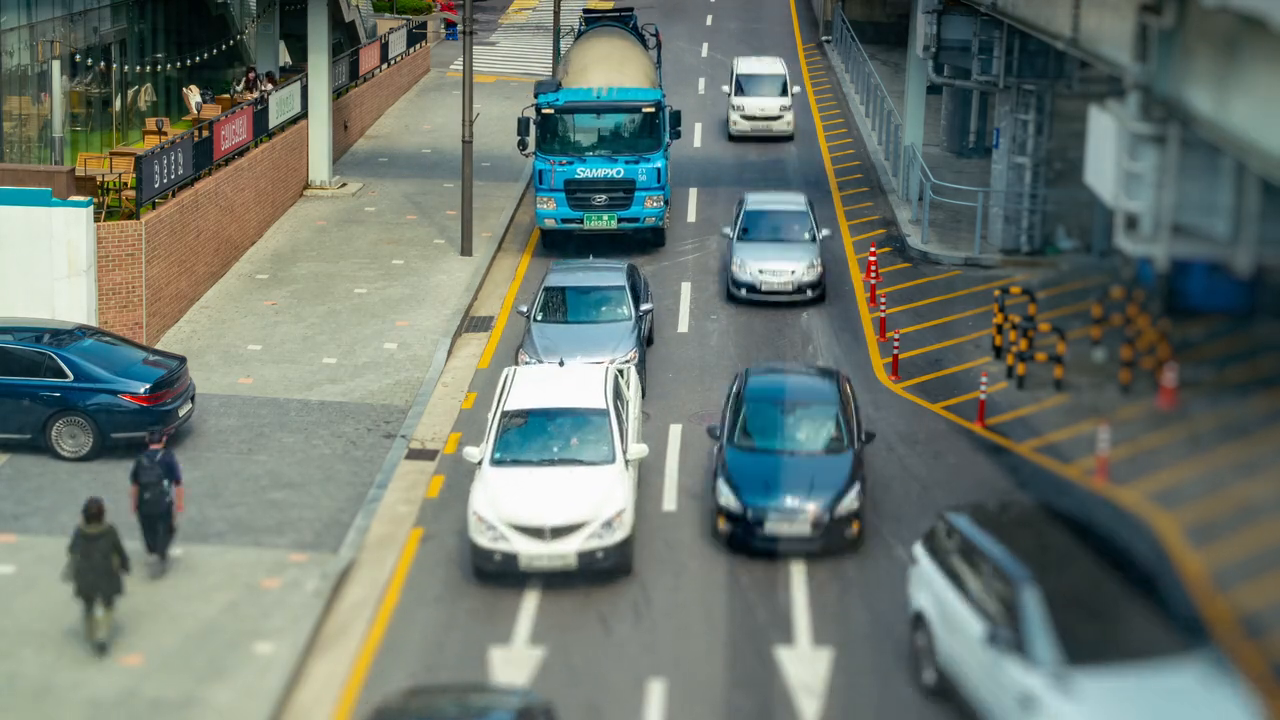
#> input picture frame 26 of UY_03_Train_YOLO_for_Object_Detection/02_Class/videos/traffic-cars-and-people.mp4, 1280 x 720 px, given in place of Ponte.mp4, which was not available
$ python 06_Kernels.py
#> lines starting #> are read from the running program, lines starting #| are printed output that depends on the picture; after the words box and inside, x2 and y2 are one past the last pixel; in counts of white or black regions, pixels touching at a corner belong together; pictures that were not available may be replaced by others from this repository, and a replacement may not be noted
import cv2
import numpy as np
import sys

video = "../common/media/videos/Ponte.mp4"

cap = cv2.VideoCapture(video)

algorithm_types = ['KNN', 'GMG', 'CNT', 'MOG', 'MOG2']
algorithm_type = algorithm_types[2]

# [8 lines of commented-out code are left out]
def Kernel(KERNEL_TYPE):
    if KERNEL_TYPE == 'dilatation':
        kernel = cv2.getStructuringElement(cv2.MORPH_ELLIPSE,(5,5))
    if KERNEL_TYPE == 'opening':
        kernel = np.ones((3,3),np.uint8)
    if KERNEL_TYPE == 'closing':
        kernel = np.ones((3,3),np.uint8)
    if KERNEL_TYPE == 'erosion':
        kernel = cv2.getStructuringElement(cv2.MORPH_RECT,(5,5))
    return kernel

# Then, we apply them to the image
def Filter(image, filter):
    if filter == 'closing':
        return cv2.morphologyEx(image, cv2.MORPH_CLOSE, Kernel('closing'), iterations=2)
    if filter == 'opening':
        return cv2.morphologyEx(image, cv2.MORPH_OPEN,  Kernel('opening'), iterations=2)
    if filter == 'dilatation':
        return cv2.dilate(image, Kernel('dilatation'), iterations=2)
    # This combines all the three filters. There is a big difference in the computation cost
    if filter == 'combine':
        closing  = cv2.morphologyEx(image, cv2.MORPH_CLOSE, Kernel('closing'), iterations=2)
        opening  = cv2.morphologyEx(closing, cv2.MORPH_OPEN, Kernel('opening'), iterations=2)
        dilation = cv2.dilate(opening, Kernel('dilatation'), iterations=2)
        return dilation

def Subtractor(algorithm_type):
    if algorithm_type == 'KNN':
        return cv2.createBackgroundSubtractorKNN()
    if algorithm_type == 'GMG':
        return cv2.bgsegm.createBackgroundSubtractorGMG()
    if algorithm_type == 'CNT':
        return cv2.bgsegm.createBackgroundSubtractorCNT()
    if algorithm_type == 'MOG':
        return cv2.bgsegm.createBackgroundSubtractorMOG()
    if algorithm_type == 'MOG2':
        return cv2.createBackgroundSubtractorMOG2()
    print('Erro - Insira uma nova informação')
    sys.exit(1)

cap = cv2.VideoCapture(video)
background_subtractor = Subtractor('MOG2')

if __name__ == "__main__":

    while cap.isOpened:

        ok, frame = cap.read()
#> frame is the input picture: shape (720, 1280, 3); mean B, G, R 110.8, 118.6, 108.2

        if not ok:
            print('Frames ended')
            break

        frame = cv2.resize(frame, (0, 0), fx=0.5, fy=0.5)
#> frame: shape (360, 640, 3)


        mask = background_subtractor.apply(frame)
#> mask: shape (360, 640); every value is 127
        mask_filtered = Filter(mask, 'combine')

        cars_after_mask = cv2.bitwise_and(frame, frame, mask=mask_filtered)


        cv2.imshow('Frame', frame)
        cv2.imshow('Mask', mask)
        cv2.imshow('Mask Filtered', mask_filtered)
        cv2.imshow('Cars after Mask', cars_after_mask)

        if cv2.waitKey(1) & 0xFF == ord('q'):
#> (key q is pressed here)
            break

    cv2.destroyAllWindows()
    cap.set(cv2.CAP_PROP_POS_FRAMES, 0)
    while cap.isOpened:
        ok, frame = cap.read()
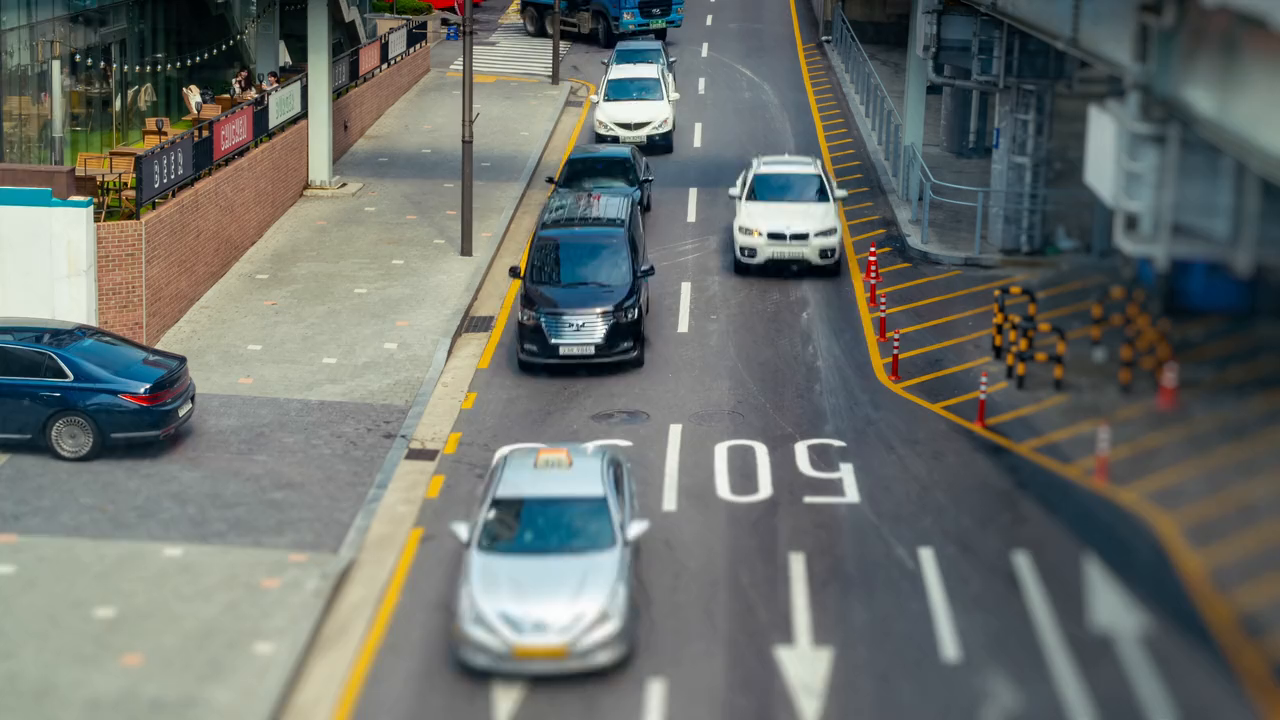
#> input picture frame 0 of UY_03_Train_YOLO_for_Object_Detection/02_Class/videos/traffic-cars-and-people.mp4, 1280 x 720 px, given in place of Ponte.mp4, which was not available
#> frame is the input picture: shape (720, 1280, 3); mean B, G, R 107.8, 111.7, 107.3

        if not ok:
            print('Frames ended')
            break

        frame = cv2.resize(frame, (0, 0), fx=0.5, fy=0.5)
#> frame: shape (360, 640, 3)

        mask = background_subtractor.apply(frame)
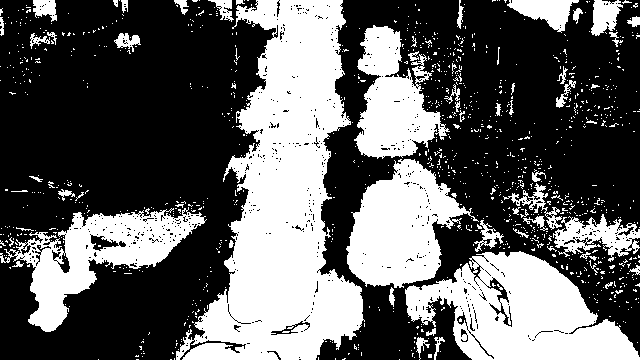
#> mask: shape (360, 640); values 0 (black) and 127 (white), 37.6% white; 1086 white regions (1023 under 20 px), largest, box (x1, y1, x2, y2) and area: (176, 0, 365, 360) 35252, (405, 251, 640, 360) 14784, (346, 159, 479, 288) 9712


        mask_Filter_closing  = Filter(mask, 'closing')
#> call 2 of Filter, with filter = 'closing'
#> in Filter (call 2), `return cv2.morphologyEx(image, cv2.MORPH_CLOSE, Kernel('closing'), ite..`:
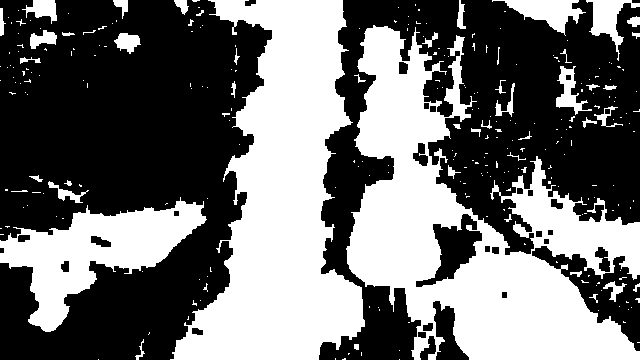
#> returned value: shape (360, 640); values 0 (black) and 127 (white), 43.5% white; 277 white regions (229 under 20 px), largest, box (x1, y1, x2, y2) and area: (346, 25, 640, 360) 43401, (170, 0, 365, 360) 38152, (0, 197, 207, 332) 11185
        mask_Filter_opening  = Filter(mask, 'opening')
#> call 3 of Filter, with filter = 'opening'
#> in Filter (call 3), `return cv2.morphologyEx(image, cv2.MORPH_OPEN,  Kernel('opening'), ite..`:
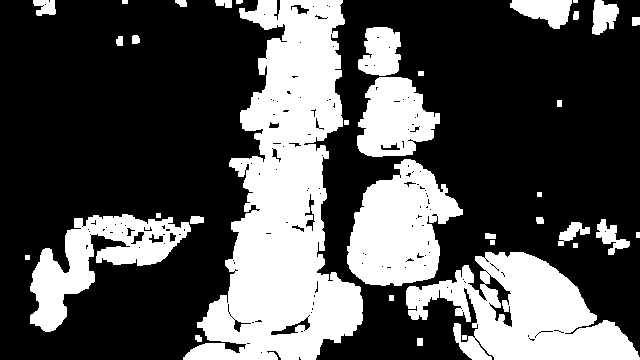
#> returned value: shape (360, 640); values 0 (black) and 127 (white), 32.1% white; 36 white regions (1 under 20 px), largest, box (x1, y1, x2, y2) and area: (183, 0, 363, 360) 33264, (406, 252, 640, 360) 13929, (347, 159, 463, 286) 9392
        mask_Filter_combine  = Filter(mask, 'combine')
#> call 4 of Filter, with filter = 'combine'
#> in Filter (call 4), `opening  = cv2.morphologyEx(closing, cv2.MORPH_OPEN, Kernel('opening')..`:
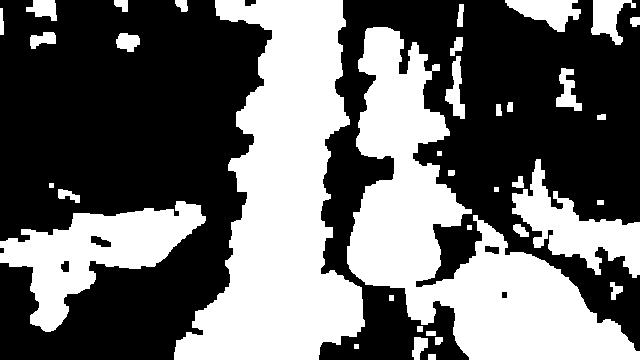
#> opening: shape (360, 640); values 0 (black) and 127 (white), 41.7% white; 37 white regions, largest, box (x1, y1, x2, y2) and area: (174, 0, 365, 360) 37785, (347, 27, 640, 360) 34797, (0, 201, 206, 332) 11029
#> in Filter (call 4), `dilation = cv2.dilate(opening, Kernel('dilatation'), iterations=2)`:
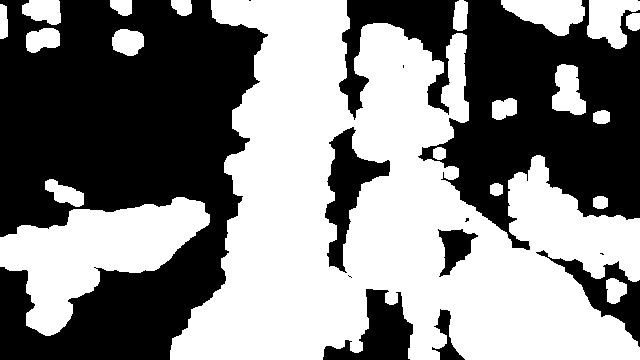
#> dilation: shape (360, 640); values 0 (black) and 127 (white), 51.8% white; 13 black regions (6 under 20 px), largest, box (x1, y1, x2, y2) and area: (0, 0, 268, 360) 64097, (339, 0, 640, 250) 36227, (325, 127, 390, 273) 3435


        cv2.imshow('Mask Filter Closing',  mask_Filter_closing)
        cv2.imshow('Mask Filter Opening',  mask_Filter_opening)
        cv2.imshow('Mask Filter Combine',  mask_Filter_combine)


        if cv2.waitKey(1) & 0xFF == ord('q'):
#> (key q is pressed here)
            break
#> (the run stopped early here; a loop or call above may not have finished)

$ run again, starting later in the video
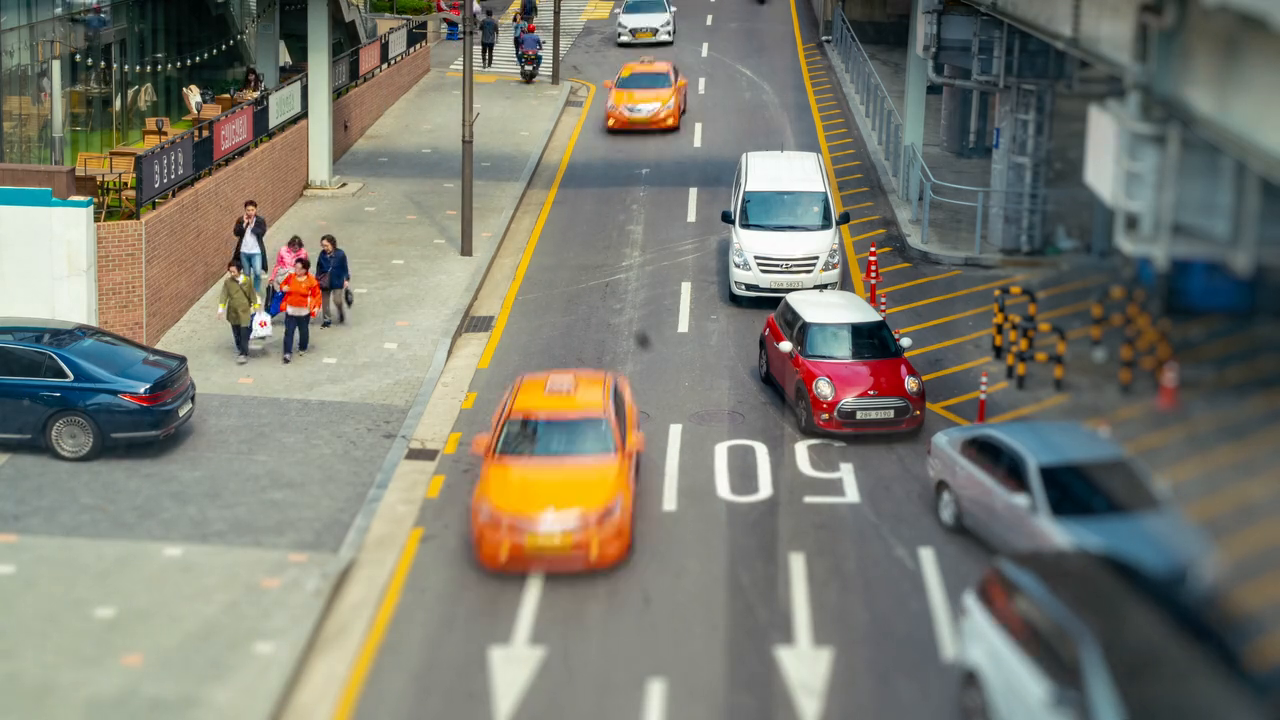
#> input picture frame 121 of UY_03_Train_YOLO_for_Object_Detection/02_Class/videos/traffic-cars-and-people.mp4, 1280 x 720 px, given in place of Ponte.mp4, which was not available
#> frame is the input picture: shape (720, 1280, 3); mean B, G, R 112.3, 123.3, 123.7
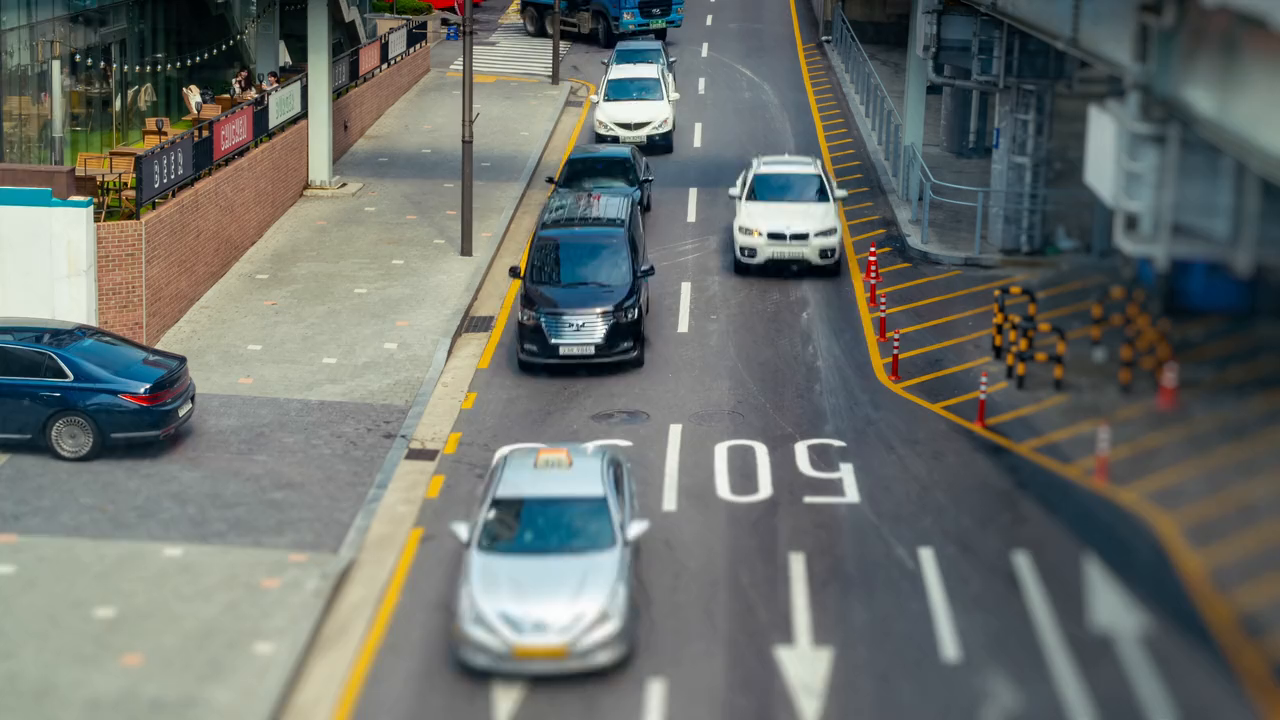
#> input picture frame 0 of UY_03_Train_YOLO_for_Object_Detection/02_Class/videos/traffic-cars-and-people.mp4, 1280 x 720 px, given in place of Ponte.mp4, which was not available
#> frame is the input picture: shape (720, 1280, 3); mean B, G, R 107.8, 111.7, 107.3
#> opening: shape (360, 640); values 0 (black) and 127 (white), 91.8% white; 53 black regions (3 under 20 px), largest, box (x1, y1, x2, y2) and area: (42, 236, 208, 360) 3958, (0, 96, 48, 161) 2617, (56, 0, 124, 57) 2530
#> in Filter (call 4), `dilation = cv2.dilate(opening, Kernel('dilatation'), iterations=2)`:
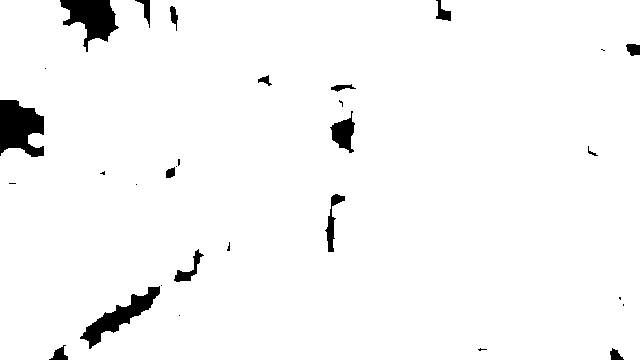
#> dilation: shape (360, 640); values 0 (black) and 127 (white), 96.9% white; 30 black regions (14 under 20 px), largest, box (x1, y1, x2, y2) and area: (0, 100, 44, 157) 1830, (60, 0, 119, 52) 1587, (80, 286, 160, 349) 1402
